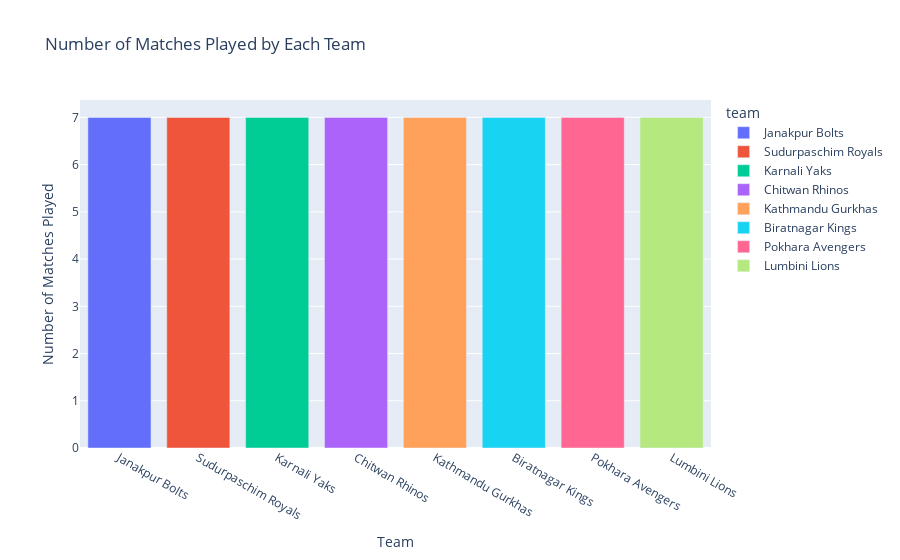

The notebook cell this image was saved under:
### Code cell
#interactive plot for the number of matches played by each team
fig = px.bar(points_table_df, x='team', y='matches_played', color='team', title='Number of Matches Played by Each Team')
fig.update_layout(xaxis_title='Team', yaxis_title='Number of Matches Played')
fig.show()

### Figure 1 — Plotly figure (JSON) as saved in the notebook; plotly's stock layout.template omitted (floating-point values rounded to 4 significant figures)
{"data": [{"alignmentgroup": "True", "hovertemplate": "team=%{x}<br>matches_played=%{y}<extra></extra>", "legendgroup": "Janakpur Bolts", "marker": {"color": "#636efa", "pattern": {"shape": ""}}, "name": "Janakpur Bolts", "offsetgroup": "Janakpur Bolts", "orientation": "v", "showlegend": true, "textposition": "auto", "type": "bar", "x": ["Janakpur Bolts"], "xaxis": "x", "y": [7], "yaxis": "y"}, {"alignmentgroup": "True", "hovertemplate": "team=%{x}<br>matches_played=%{y}<extra></extra>", "legendgroup": "Sudurpaschim Royals", "marker": {"color": "#EF553B", "pattern": {"shape": ""}}, "name": "Sudurpaschim Royals", "offsetgroup": "Sudurpaschim Royals", "orientation": "v", "showlegend": true, "textposition": "auto", "type": "bar", "x": ["Sudurpaschim Royals"], "xaxis": "x", "y": [7], "yaxis": "y"}, {"alignmentgroup": "True", "hovertemplate": "team=%{x}<br>matches_played=%{y}<extra></extra>", "legendgroup": "Karnali Yaks", "marker": {"color": "#00cc96", "pattern": {"shape": ""}}, "name": "Karnali Yaks", "offsetgroup": "Karnali Yaks", "orientation": "v", "showlegend": true, "textposition": "auto", "type": "bar", "x": ["Karnali Yaks"], "xaxis": "x", "y": [7], "yaxis": "y"}, {"alignmentgroup": "True", "hovertemplate": "team=%{x}<br>matches_played=%{y}<extra></extra>", "legendgroup": "Chitwan Rhinos", "marker": {"color": "#ab63fa", "pattern": {"shape": ""}}, "name": "Chitwan Rhinos", "offsetgroup": "Chitwan Rhinos", "orientation": "v", "showlegend": true, "textposition": "auto", "type": "bar", "x": ["Chitwan Rhinos"], "xaxis": "x", "y": [7], "yaxis": "y"}, {"alignmentgroup": "True", "hovertemplate": "team=%{x}<br>matches_played=%{y}<extra></extra>", "legendgroup": "Kathmandu Gurkhas", "marker": {"color": "#FFA15A", "pattern": {"shape": ""}}, "name": "Kathmandu Gurkhas", "offsetgroup": "Kathmandu Gurkhas", "orientation": "v", "showlegend": true, "textposition": "auto", "type": "bar", "x": ["Kathmandu Gurkhas"], "xaxis": "x", "y": [7], "yaxis": "y"}, {"alignmentgroup": "True", "hovertemplate": "team=%{x}<br>matches_played=%{y}<extra></extra>", "legendgroup": "Biratnagar Kings", "marker": {"color": "#19d3f3", "pattern": {"shape": ""}}, "name": "Biratnagar Kings", "offsetgroup": "Biratnagar Kings", "orientation": "v", "showlegend": true, "textposition": "auto", "type": "bar", "x": ["Biratnagar Kings"], "xaxis": "x", "y": [7], "yaxis": "y"}, {"alignmentgroup": "True", "hovertemplate": "team=%{x}<br>matches_played=%{y}<extra></extra>", "legendgroup": "Pokhara Avengers", "marker": {"color": "#FF6692", "pattern": {"shape": ""}}, "name": "Pokhara Avengers", "offsetgroup": "Pokhara Avengers", "orientation": "v", "showlegend": true, "textposition": "auto", "type": "bar", "x": ["Pokhara Avengers"], "xaxis": "x", "y": [7], "yaxis": "y"}, {"alignmentgroup": "True", "hovertemplate": "team=%{x}<br>matches_played=%{y}<extra></extra>", "legendgroup": "Lumbini Lions", "marker": {"color": "#B6E880", "pattern": {"shape": ""}}, "name": "Lumbini Lions", "offsetgroup": "Lumbini Lions", "orientation": "v", "showlegend": true, "textposition": "auto", "type": "bar", "x": ["Lumbini Lions"], "xaxis": "x", "y": [7], "yaxis": "y"}], "layout": {"barmode": "relative", "legend": {"title": {"text": "team"}, "tracegroupgap": 0}, "title": {"text": "Number of Matches Played by Each Team"}, "xaxis": {"anchor": "y", "categoryarray": ["Janakpur Bolts", "Sudurpaschim Royals", "Karnali Yaks", "Chitwan Rhinos", "Kathmandu Gurkhas", "Biratnagar Kings", "Pokhara Avengers", "Lumbini Lions"], "categoryorder": "array", "domain": [0, 1], "title": {"text": "Team"}}, "yaxis": {"anchor": "x", "domain": [0, 1], "title": {"text": "Number of Matches Played"}}}}
